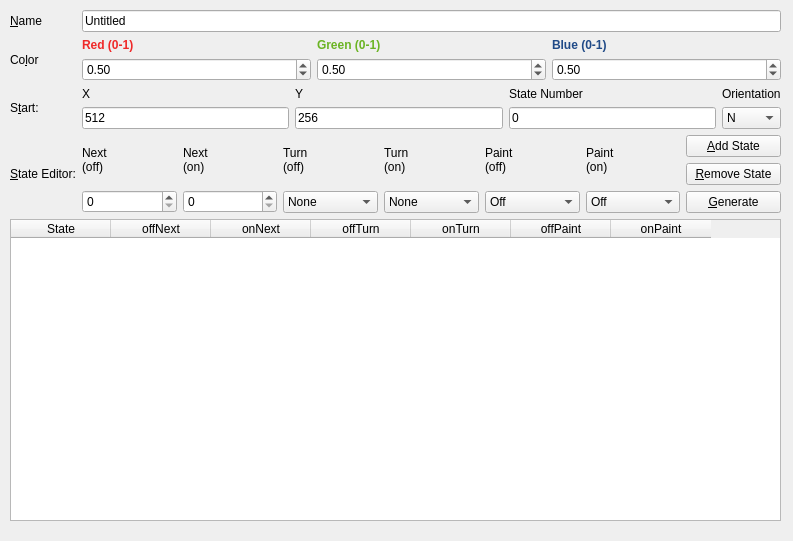
<?xml version="1.0" encoding="UTF-8"?>
<ui version="4.0">
 <class>MainWindow</class>
 <widget class="QMainWindow" name="MainWindow">
  <property name="geometry">
   <rect>
    <x>0</x>
    <y>0</y>
    <width>793</width>
    <height>541</height>
   </rect>
  </property>
  <property name="windowTitle">
   <string>MainWindow</string>
  </property>
  <widget class="QWidget" name="centralwidget">
   <widget class="QWidget" name="verticalLayoutWidget">
    <property name="geometry">
     <rect>
      <x>10</x>
      <y>10</y>
      <width>771</width>
      <height>511</height>
     </rect>
    </property>
    <layout class="QVBoxLayout" name="verticalLayout_2">
     <item>
      <layout class="QGridLayout" name="gridLayout">
       <item row="3" column="1">
        <layout class="QGridLayout" name="gridLayout_4">
         <item row="1" column="6">
          <layout class="QVBoxLayout" name="verticalLayout_3">
           <item>
            <widget class="QPushButton" name="addStateBtn">
             <property name="text">
              <string>&amp;Add State</string>
             </property>
            </widget>
           </item>
           <item>
            <widget class="QPushButton" name="remStateBtn">
             <property name="text">
              <string>&amp;Remove State</string>
             </property>
            </widget>
           </item>
           <item>
            <widget class="QPushButton" name="generateBtn">
             <property name="text">
              <string>&amp;Generate</string>
             </property>
            </widget>
           </item>
          </layout>
         </item>
         <item row="1" column="0">
          <layout class="QVBoxLayout" name="verticalLayout_4">
           <item>
            <widget class="QLabel" name="label_13">
             <property name="text">
              <string>Next
(off)</string>
             </property>
             <property name="buddy">
              <cstring></cstring>
             </property>
            </widget>
           </item>
           <item>
            <widget class="QSpinBox" name="nextOffSpinbox"/>
           </item>
          </layout>
         </item>
         <item row="1" column="1">
          <layout class="QVBoxLayout" name="verticalLayout_5">
           <item>
            <widget class="QLabel" name="label_15">
             <property name="text">
              <string>Next
(on)</string>
             </property>
             <property name="buddy">
              <cstring></cstring>
             </property>
            </widget>
           </item>
           <item>
            <widget class="QSpinBox" name="nextOnSpinbox"/>
           </item>
          </layout>
         </item>
         <item row="1" column="2">
          <layout class="QVBoxLayout" name="verticalLayout_6">
           <item>
            <widget class="QLabel" name="label_16">
             <property name="text">
              <string>Turn
(off)</string>
             </property>
             <property name="buddy">
              <cstring></cstring>
             </property>
            </widget>
           </item>
           <item>
            <widget class="QComboBox" name="turnOffCombo">
             <item>
              <property name="text">
               <string>None</string>
              </property>
             </item>
             <item>
              <property name="text">
               <string>Left</string>
              </property>
             </item>
             <item>
              <property name="text">
               <string>Right</string>
              </property>
             </item>
             <item>
              <property name="text">
               <string>U-turn</string>
              </property>
             </item>
            </widget>
           </item>
          </layout>
         </item>
         <item row="1" column="3">
          <layout class="QVBoxLayout" name="verticalLayout_7">
           <item>
            <widget class="QLabel" name="label_17">
             <property name="text">
              <string>Turn
(on)</string>
             </property>
             <property name="buddy">
              <cstring></cstring>
             </property>
            </widget>
           </item>
           <item>
            <widget class="QComboBox" name="turnOnCombo">
             <item>
              <property name="text">
               <string>None</string>
              </property>
             </item>
             <item>
              <property name="text">
               <string>Left</string>
              </property>
             </item>
             <item>
              <property name="text">
               <string>Right</string>
              </property>
             </item>
             <item>
              <property name="text">
               <string>U-turn</string>
              </property>
             </item>
            </widget>
           </item>
          </layout>
         </item>
         <item row="1" column="4">
          <layout class="QVBoxLayout" name="verticalLayout_8">
           <item>
            <widget class="QLabel" name="label_18">
             <property name="text">
              <string>Paint
(off)</string>
             </property>
             <property name="buddy">
              <cstring></cstring>
             </property>
            </widget>
           </item>
           <item>
            <widget class="QComboBox" name="paintOffCombo">
             <item>
              <property name="text">
               <string>Off</string>
              </property>
             </item>
             <item>
              <property name="text">
               <string>On</string>
              </property>
             </item>
            </widget>
           </item>
          </layout>
         </item>
         <item row="1" column="5">
          <layout class="QVBoxLayout" name="verticalLayout_9">
           <item>
            <widget class="QLabel" name="label_14">
             <property name="text">
              <string>Paint
(on)</string>
             </property>
             <property name="buddy">
              <cstring></cstring>
             </property>
            </widget>
           </item>
           <item>
            <widget class="QComboBox" name="paintOnCombo">
             <item>
              <property name="text">
               <string>Off</string>
              </property>
             </item>
             <item>
              <property name="text">
               <string>On</string>
              </property>
             </item>
            </widget>
           </item>
          </layout>
         </item>
        </layout>
       </item>
       <item row="2" column="0">
        <widget class="QLabel" name="label">
         <property name="text">
          <string>S&amp;tart:</string>
         </property>
         <property name="buddy">
          <cstring>startXBox</cstring>
         </property>
        </widget>
       </item>
       <item row="2" column="1">
        <layout class="QGridLayout" name="gridLayout_2">
         <item row="0" column="3">
          <widget class="QLabel" name="label_7">
           <property name="text">
            <string>Orientation</string>
           </property>
           <property name="buddy">
            <cstring></cstring>
           </property>
          </widget>
         </item>
         <item row="0" column="2">
          <widget class="QLabel" name="label_6">
           <property name="text">
            <string>State Number</string>
           </property>
           <property name="buddy">
            <cstring></cstring>
           </property>
          </widget>
         </item>
         <item row="0" column="1">
          <widget class="QLabel" name="label_5">
           <property name="text">
            <string>Y</string>
           </property>
           <property name="buddy">
            <cstring></cstring>
           </property>
          </widget>
         </item>
         <item row="1" column="3">
          <widget class="QComboBox" name="orientCombo">
           <item>
            <property name="text">
             <string>N</string>
            </property>
           </item>
           <item>
            <property name="text">
             <string>E</string>
            </property>
           </item>
           <item>
            <property name="text">
             <string>W</string>
            </property>
           </item>
           <item>
            <property name="text">
             <string>S</string>
            </property>
           </item>
          </widget>
         </item>
         <item row="1" column="2">
          <widget class="QLineEdit" name="startStateBox">
           <property name="text">
            <string>0</string>
           </property>
          </widget>
         </item>
         <item row="1" column="1">
          <widget class="QLineEdit" name="startYBox">
           <property name="text">
            <string>256</string>
           </property>
          </widget>
         </item>
         <item row="0" column="0">
          <widget class="QLabel" name="label_4">
           <property name="text">
            <string>X</string>
           </property>
           <property name="buddy">
            <cstring></cstring>
           </property>
          </widget>
         </item>
         <item row="1" column="0">
          <widget class="QLineEdit" name="startXBox">
           <property name="text">
            <string>512</string>
           </property>
          </widget>
         </item>
        </layout>
       </item>
       <item row="0" column="1">
        <widget class="QLineEdit" name="namebox">
         <property name="text">
          <string>Untitled</string>
         </property>
        </widget>
       </item>
       <item row="0" column="0">
        <widget class="QLabel" name="label_3">
         <property name="text">
          <string>&amp;Name</string>
         </property>
         <property name="buddy">
          <cstring>namebox</cstring>
         </property>
        </widget>
       </item>
       <item row="1" column="0">
        <widget class="QLabel" name="label_2">
         <property name="text">
          <string>Co&amp;lor</string>
         </property>
         <property name="buddy">
          <cstring>redSpinbox</cstring>
         </property>
        </widget>
       </item>
       <item row="1" column="1">
        <layout class="QGridLayout" name="gridLayout_3">
         <item row="0" column="1">
          <widget class="QLabel" name="label_9">
           <property name="styleSheet">
            <string notr="true">font-weight: bold;
color: rgb(107, 180, 36);</string>
           </property>
           <property name="text">
            <string>Green (0-1)</string>
           </property>
           <property name="buddy">
            <cstring></cstring>
           </property>
          </widget>
         </item>
         <item row="1" column="0">
          <widget class="QDoubleSpinBox" name="redSpinbox">
           <property name="maximum">
            <double>1.000000000000000</double>
           </property>
           <property name="singleStep">
            <double>0.050000000000000</double>
           </property>
           <property name="value">
            <double>0.500000000000000</double>
           </property>
          </widget>
         </item>
         <item row="0" column="0">
          <widget class="QLabel" name="label_8">
           <property name="styleSheet">
            <string notr="true">color: rgb(239, 41, 41);
font-weight: bold;</string>
           </property>
           <property name="text">
            <string>Red (0-1)</string>
           </property>
           <property name="buddy">
            <cstring></cstring>
           </property>
          </widget>
         </item>
         <item row="0" column="2">
          <widget class="QLabel" name="label_10">
           <property name="styleSheet">
            <string notr="true">font-weight: bold;
color: rgb(32, 74, 135);</string>
           </property>
           <property name="text">
            <string>Blue (0-1)</string>
           </property>
           <property name="buddy">
            <cstring></cstring>
           </property>
          </widget>
         </item>
         <item row="1" column="1">
          <widget class="QDoubleSpinBox" name="greenSpinbox">
           <property name="maximum">
            <double>1.000000000000000</double>
           </property>
           <property name="singleStep">
            <double>0.050000000000000</double>
           </property>
           <property name="value">
            <double>0.500000000000000</double>
           </property>
          </widget>
         </item>
         <item row="1" column="2">
          <widget class="QDoubleSpinBox" name="blueSpinbox">
           <property name="maximum">
            <double>1.000000000000000</double>
           </property>
           <property name="singleStep">
            <double>0.050000000000000</double>
           </property>
           <property name="value">
            <double>0.500000000000000</double>
           </property>
          </widget>
         </item>
        </layout>
       </item>
       <item row="3" column="0">
        <widget class="QLabel" name="label_11">
         <property name="text">
          <string>&amp;State Editor:</string>
         </property>
         <property name="buddy">
          <cstring>nextOffSpinbox</cstring>
         </property>
        </widget>
       </item>
      </layout>
     </item>
     <item>
      <widget class="QTableWidget" name="stateTable">
       <property name="sizePolicy">
        <sizepolicy hsizetype="Expanding" vsizetype="Expanding">
         <horstretch>0</horstretch>
         <verstretch>0</verstretch>
        </sizepolicy>
       </property>
       <property name="focusPolicy">
        <enum>Qt::NoFocus</enum>
       </property>
       <column>
        <property name="text">
         <string>State</string>
        </property>
       </column>
       <column>
        <property name="text">
         <string>offNext</string>
        </property>
       </column>
       <column>
        <property name="text">
         <string>onNext</string>
        </property>
       </column>
       <column>
        <property name="text">
         <string>offTurn</string>
        </property>
       </column>
       <column>
        <property name="text">
         <string>onTurn</string>
        </property>
       </column>
       <column>
        <property name="text">
         <string>offPaint</string>
        </property>
       </column>
       <column>
        <property name="text">
         <string>onPaint</string>
        </property>
       </column>
      </widget>
     </item>
    </layout>
   </widget>
  </widget>
 </widget>
 <tabstops>
  <tabstop>namebox</tabstop>
  <tabstop>redSpinbox</tabstop>
  <tabstop>greenSpinbox</tabstop>
  <tabstop>blueSpinbox</tabstop>
  <tabstop>startXBox</tabstop>
  <tabstop>startYBox</tabstop>
  <tabstop>startStateBox</tabstop>
  <tabstop>orientCombo</tabstop>
  <tabstop>nextOffSpinbox</tabstop>
  <tabstop>nextOnSpinbox</tabstop>
  <tabstop>turnOffCombo</tabstop>
  <tabstop>turnOnCombo</tabstop>
  <tabstop>paintOffCombo</tabstop>
  <tabstop>paintOnCombo</tabstop>
  <tabstop>addStateBtn</tabstop>
  <tabstop>remStateBtn</tabstop>
  <tabstop>generateBtn</tabstop>
 </tabstops>
 <resources/>
 <connections/>
</ui>
